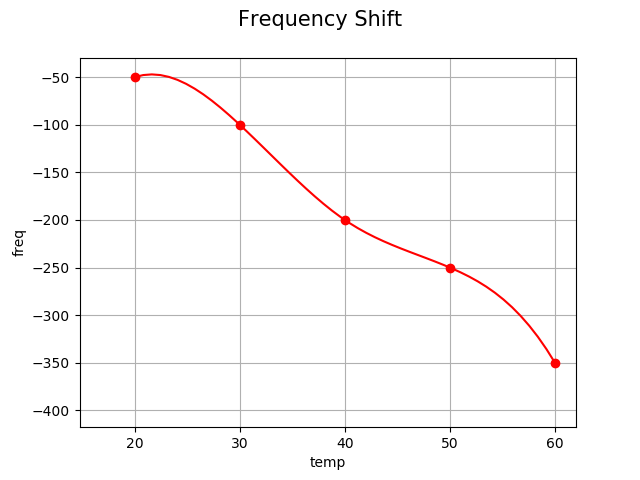

Recreate this plot in Python.
import inspect
import json
import datetime
import matplotlib.dates as mdates
import pandas as pd
import matplotlib.pyplot as plt
from scipy.interpolate import spline
import numpy as np


# ----------------------Data formating-----------------------
with open('data.json') as data_file:
    data = json.load(data_file)
data_df = pd.DataFrame(data["plot1"])

temp = data_df["temp"]
freq = data_df["freq"]

new_temp = np.linspace(temp.min(), temp.max(), 50)  # 300 represents number of points to make between temp.min and temp.max
freq_smooth = spline(temp, freq, new_temp)
# ------------------------------------------------------------

# -----------------------Plot-------------------------------
plt.ylabel('freq')
plt.xlabel('temp')
plt.suptitle('Frequency Shift', fontsize=15)

plt.plot(new_temp, freq_smooth, color='r')
plt.plot(temp, freq, 'o', color='r')
plt.fill_between(data_df["temp"], -400, data_df["freq"], alpha=0)
plt.grid(True)
plt.xlim(xmin=14.8)

# ------------------------------------------------------------
photo_name = inspect.stack()[0][1].strip('.py') + '.png'
plt.savefig(photo_name)
plt.show()
